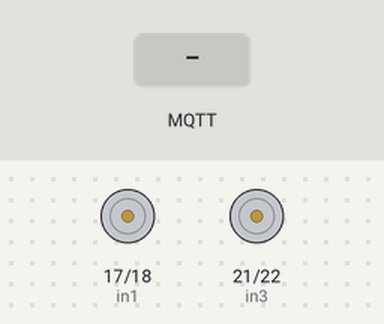
A sketch run on a simulated ESP32. On the bench: motor-driver pin pairs drawn as motors (green arrow = first pin HIGH = forward, orange = second pin HIGH = backward, longer = more drive, scaled by the enable pin). The inputs (shaded band) are chosen by the test bench. WiFi joins after 1.5 s; servers stay silent unless stated; no MQTT or app messages arrive unless stated; what the sketch prints to the serial monitor is not drawn.

Above: at 3.2 s.
3.3 s: MQTT message "tangtoc" arrives on the first subscribed topic
At 4.5 s:
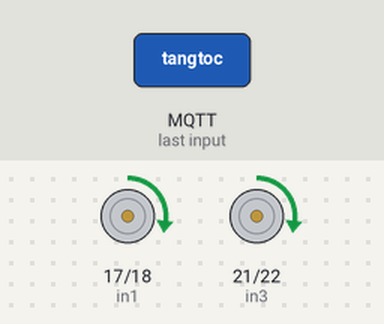
4.8 s: MQTT message "sangtrai" arrives on the first subscribed topic
At 5.9 s:
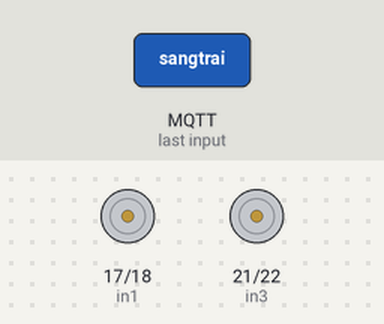
6.3 s: MQTT message "sangphai" arrives on the first subscribed topic
At 7.1 s:
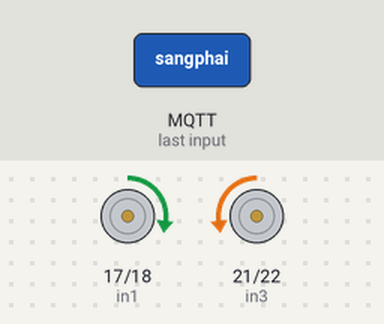
7.8 s: MQTT message "giamtoc" arrives on the first subscribed topic
At 8.1 s:
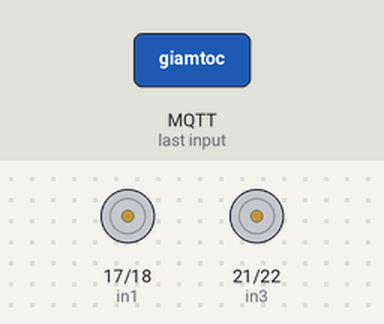
9.3 s: MQTT message "sangtrai" arrives on the first subscribed topic
10.8 s: MQTT message "sangphai" arrives on the first subscribed topic
Timing chart, 0 to 13.3 s (numbered marks = the images above; inputs shaded):
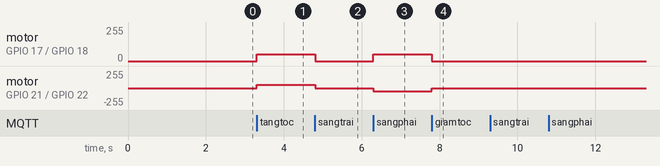

The sketch:

Rover-ESP32CAM.ino
```cpp
#include <Wire.h>
#include <WiFi.h>
#include <PubSubClient.h>
#include <Arduino_JSON.h>
#include <SimpleTimer.h>

const char* ssid = "QUANGHUNG";
const char* password = "11092002";
const char* mqttServer = "192.168.137.1";
const int mqttPort = 1883;
const char* mqttUser = "";
const char* mqttPassword = "";
const char* mqttClientName = "ESP32Control";
const char* mqttTopic = "control";

// Motor A
int enA = 16;
int in1 = 17;
int in2 = 18;
// Motor B
int enB = 19;
int in3 = 21;
int in4 = 22;

int speed = 0;
int direction = 1;

WiFiClient espClient;
PubSubClient client(espClient);
JSONVar data;
SimpleTimer timer;

bool turning = false;
unsigned long lastTurnTime = 0;
int turnAngle = 0;

void connectInternet() {
  WiFi.begin(ssid, password);
  Serial.print("Dang ket noi Wi-Fi.");
  int retries = 0;
  while (WiFi.status() != WL_CONNECTED && retries < 10) {
    delay(1000);
    Serial.print(".");
    retries++;
  }
  if (WiFi.status() != WL_CONNECTED) {
    Serial.println("Khong the ket noi Wi-Fi.");
  } else {
    Serial.println("Da ket noi Wi-Fi.");
    Serial.println("IP address: ");
    Serial.println(WiFi.localIP());
  }
}

void reconnect() {
  while (!client.connected()) {
    Serial.println("Attempting MQTT connection...");
    String clientId = "ESP32Client";

    if (client.connect(mqttClientName, mqttUser, mqttPassword)) {
      Serial.println("Connected.");
      client.subscribe(mqttTopic);
    } else {
      Serial.println("Try again.");
    }
  }
}

void callback(char* topic, byte* message, unsigned int length) {
  Serial.print("Message arrived on topic: ");
  Serial.print(topic);
  Serial.print(". Message: ");
  String messageTemp;

  for (int i = 0; i < length; i++) {
    Serial.print((char)message[i]);
    messageTemp += (char)message[i];
  }
  Serial.println();

  if (String(topic) == "control") {
    Serial.print("Da nhan thong tin dieu khien:");
    if (messageTemp == "tangtoc") {
      if (direction == 1) {
        tangtoc();
      } else if (direction == 0) {
        tangtoclui();
      }
      Serial.print("Da tang toc.");
    } else if (messageTemp == "sangtrai") {
      if (direction == 1) {
        sangtrai();
      } else if (direction == 0) {
        sangphai();
      }
      Serial.print("Da sang trai.");
    } else if (messageTemp == "sangphai") {
      if (direction == 1) {
        sangphai();
      } else if (direction == 0) {
        sangtrai();
      }
      Serial.print("Da sang phai.");
    } else if (messageTemp == "giamtoc") {
      if (direction == 1) {
        giamtoc();
      } else if (direction == 0) {
        giamtoclui();
      }
      Serial.print("Da giam toc.");
    } else if (messageTemp == "phanh") {
      phanh();
      Serial.print("Da phanh.");
    }
    else if (messageTemp == "tien") {
      direction = 1;
      Serial.print("Huong di chuyen lien len phia truoc.");
    }
    else if (messageTemp == "lui") {
      direction = 0;
      Serial.print("Huong di chuyen lui lai phia sau.");
    }
  }
}

void tangtoc() {
  if (speed < 255) {
    speed = speed + 50;
  } else {
    speed = 0;
  }

  analogWrite(enA, speed);
  analogWrite(enB, speed);

  digitalWrite(in1, HIGH);
  digitalWrite(in2, LOW);
  digitalWrite(in3, HIGH);
  digitalWrite(in4, LOW);

  delay(100);
}

void tangtoclui() {
  if (speed < 255) {
    speed = speed + 50;
  } else {
    speed = 0;
  }

  analogWrite(enA, speed);
  analogWrite(enB, speed);

  digitalWrite(in1, LOW);
  digitalWrite(in2, HIGH);
  digitalWrite(in3, LOW);
  digitalWrite(in4, HIGH);

  delay(100);
}

void giamtoc() {
  if (speed > 0) {
    speed = speed - 50;
  } else {
    speed = 0;
  }

  analogWrite(enA, speed);
  analogWrite(enB, speed);

  digitalWrite(in1, HIGH);
  digitalWrite(in2, LOW);
  digitalWrite(in3, HIGH);
  digitalWrite(in4, LOW);

  delay(100);
}

void giamtoclui() {
  if (speed > 0) {
    speed = speed - 50;
  } else {
    speed = 0;
  }

  analogWrite(enA, speed);
  analogWrite(enB, speed);

  digitalWrite(in1, LOW);
  digitalWrite(in2, HIGH);
  digitalWrite(in3, LOW);
  digitalWrite(in4, HIGH);

  delay(100);
}

void sangphai() {
  if (!turning) {
    phanh();
    turning = true;
    lastTurnTime = millis();
    turnAngle = 0;
  } else {
    if (millis() - lastTurnTime < 1000) {
      phanh();
    } else if (turnAngle < 30) {
      digitalWrite(in1, HIGH);
      digitalWrite(in2, LOW);
      digitalWrite(in3, LOW);
      digitalWrite(in4, HIGH);
      turnAngle++;
    } else {
      phanh();
      turning = false;
    }
  }
}

void sangtrai() {
  if (!turning) {
    phanh();
    turning = true;
    lastTurnTime = millis();
    turnAngle = 0;
  } else {
    if (millis() - lastTurnTime < 1000) {
      phanh();
    } else if (turnAngle < 30) {
      digitalWrite(in1, LOW);
      digitalWrite(in2, HIGH);
      digitalWrite(in3, HIGH);
      digitalWrite(in4, LOW);
      turnAngle++;
    } else {
      phanh();
      turning = false;
    }
  }
}

void phanh() {
  digitalWrite(in1, LOW);
  digitalWrite(in2, LOW);
  digitalWrite(in3, LOW);
  digitalWrite(in4, LOW);
  speed = 0;
}

void setup() {
  connectInternet();
  client.setServer(mqttServer, mqttPort);
  client.setCallback(callback);

  Serial.begin(115200);

  pinMode(enA, OUTPUT);
  pinMode(enB, OUTPUT);
  pinMode(in1, OUTPUT);
  pinMode(in2, OUTPUT);
  pinMode(in3, OUTPUT);
  pinMode(in4, OUTPUT);

  digitalWrite(in1, LOW);
  digitalWrite(in2, LOW);
  digitalWrite(in3, LOW);
  digitalWrite(in4, LOW);
}

void loop() {
  if (!client.connected()) {
    reconnect();
  }
  client.loop();
  timer.run();
}
```

Measured:
- after the input at 3.3 s, motor on GPIO 17 (in1) / GPIO 18 (in2), motor on GPIO 21 (in3) / GPIO 22 (in4): stopped → forward 50/255 at once
- after the input at 4.8 s, motor on GPIO 17 (in1) / GPIO 18 (in2), motor on GPIO 21 (in3) / GPIO 22 (in4): forward 50/255 → stopped at once
- after the input at 6.3 s, motor on GPIO 17 (in1) / GPIO 18 (in2): stopped → forward 50/255 at once; motor on GPIO 21 (in3) / GPIO 22 (in4): stopped → backward 50/255 at once
- after the input at 7.8 s, motor on GPIO 17 (in1) / GPIO 18 (in2): forward 50/255 → stopped at once; motor on GPIO 21 (in3) / GPIO 22 (in4): backward 50/255 → stopped at once
